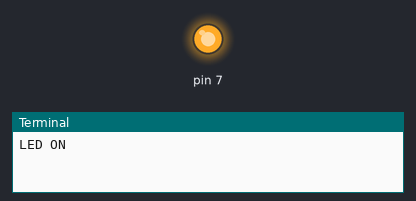
Bench run of a program on a simulated Raspberry Pi (header pin numbers). Shown: output pins drawn as LEDs (lit = HIGH), the last lines printed to the terminal.

Above: at 1.0 s.
At 3.0 s:
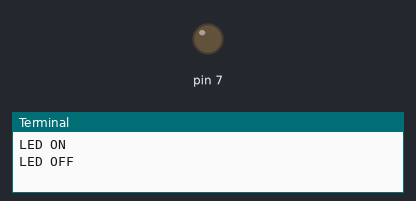
Timing chart, 0 to 5.2 s (numbered marks = the images above):
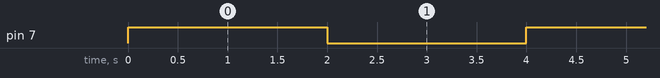

Measured:
- by itself, pin 7: alternates HIGH for 2.0 s and LOW for 2.0 s

The program:

led_intermitente.py
```python
import RPi.GPIO as GPIO # importa biblioteca GPIO
import time 		# importa biblioteca de temporizacion

GPIO.setmode(GPIO.BOARD) #GPIO / usando numeracion fisica
GPIO.setwarnings(False)  # desahabilitar los mensajes

GPIO.setup(7, GPIO.OUT) # pine 23 definido como salida

while(1):
    print('LED ON')

    GPIO.output(7, GPIO.HIGH) # enciende LED
    time.sleep(2)		   # retardo de segundos
    print('LED OFF')	   # mensaje LED OFF
    GPIO.output(7, GPIO.LOW)  # apaga LED
    time.sleep(2)
```
